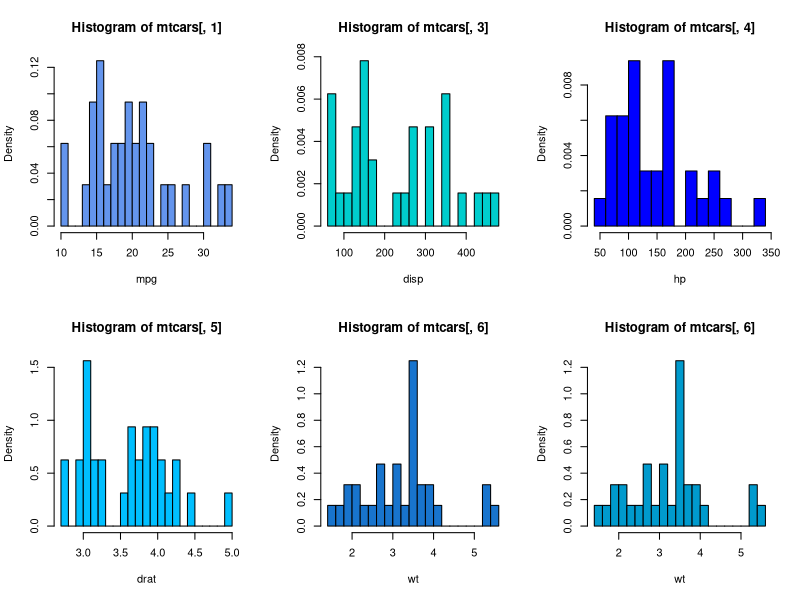

The R source for this figure:

setwd('/Users/liujingyi/Documents/MSBA/6211/Homework/2.0')

data(mtcars)
class(mtcars)

#PartA.a
# name1 contains all the columns(names of the factors), type1 contains the type of all variables
# Combined name1 with type1 to clearly show the type for all columns.
name1 = names(mtcars)
type1<-c('continuous','discrete','continuous','continuousl','continuousl','continuous','continuous','categorical','categorical','discrete','discrete')
df1<-data.frame(name1,type1)
df1

#PartA.b
#I indicated that both 'vs' and 'am' are nominal.
#vs	Engine (0 = V-shaped, 1 = straight), am	Transmission (0 = automatic, 1 = manual)
# Either '0' or '1' in vs or am has an order, they are just stands for something. 

#1PartA.c
## Histgram for mpg
par(mfrow= c(2,3))
hist(mtcars[,1], 
     col='cornflowerblue',
     xlab=name1[1],
     prob=T,
     nclass=20)

## Histgram for disp
hist(mtcars[,3], 
     col='cyan3',
     xlab=name1[3],
     prob=T,
     nclass=20)

## Histgram for hp
hist(mtcars[,4], 
     col='blue',
     xlab=name1[4],
     prob=T,
     nclass=20)

## Histgram for drat
hist(mtcars[,5], 
     col='deepskyblue1',
     xlab=name1[5],
     prob=T,
     nclass=20)

## Histgram for wt
hist(mtcars[,6], 
     col='dodgerblue3',
     xlab=name1[6],
     prob=T,
     nclass=20)

## Histgram for qset
hist(mtcars[,6], 
     col='deepskyblue3',
     xlab=name1[6],
     prob=T,
     nclass=20)

#PartA.d
sprintf('The minimum mpg is %.3f',
        min(mtcars[,1]))
sprintf('The maximum mpg is %.3f',
        max(mtcars[,1]))

#PartA.e
a = quantile(mtcars[,1])
a

#PartA.f
##Interquartile rangeis a measure of statistical dispersion.
##The range of mps is 23.5, Interquartile rangeis = 7.375< 1/2*23.5.
# The dataset mps has a relatively low dispersion to the center. 
sprintf('interquartile range = %.3f',
        a[4]-a[2])




